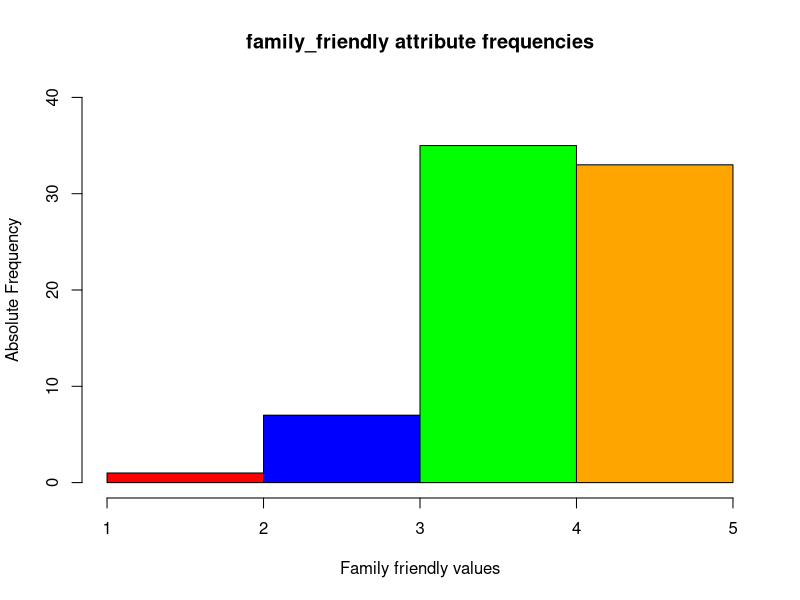
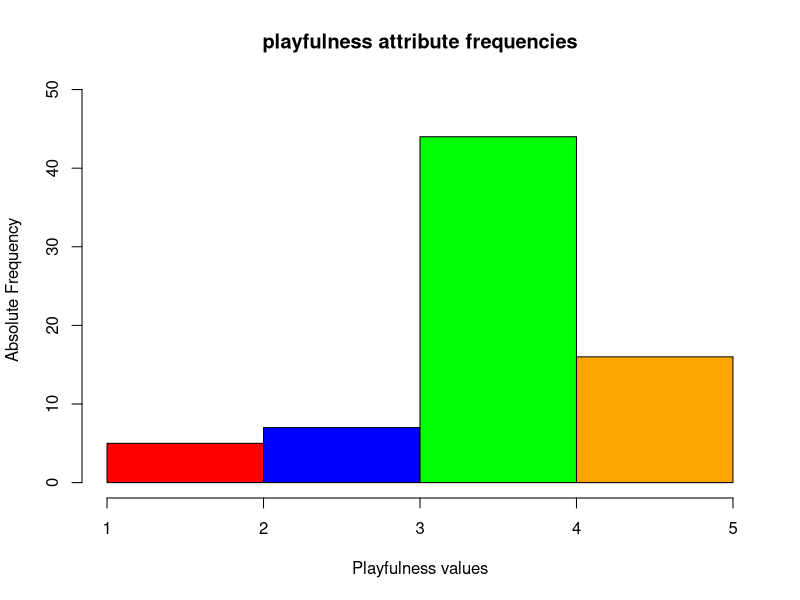
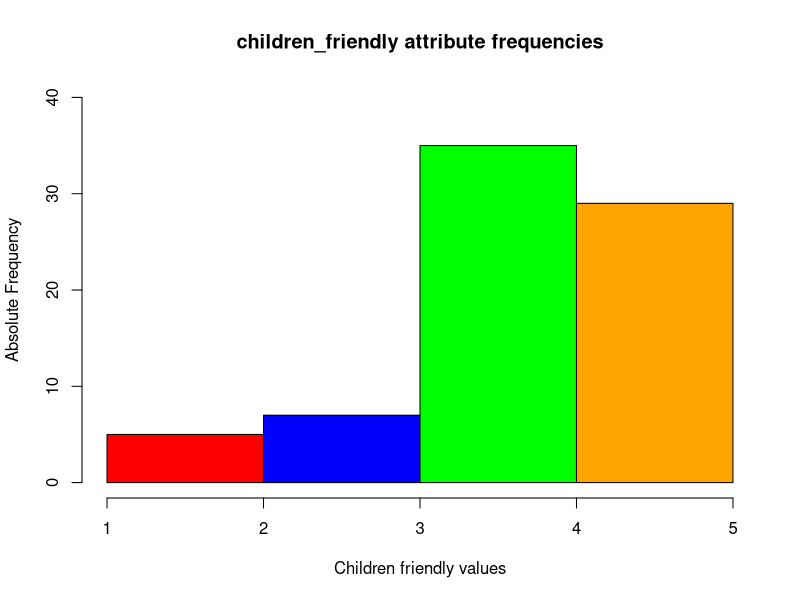
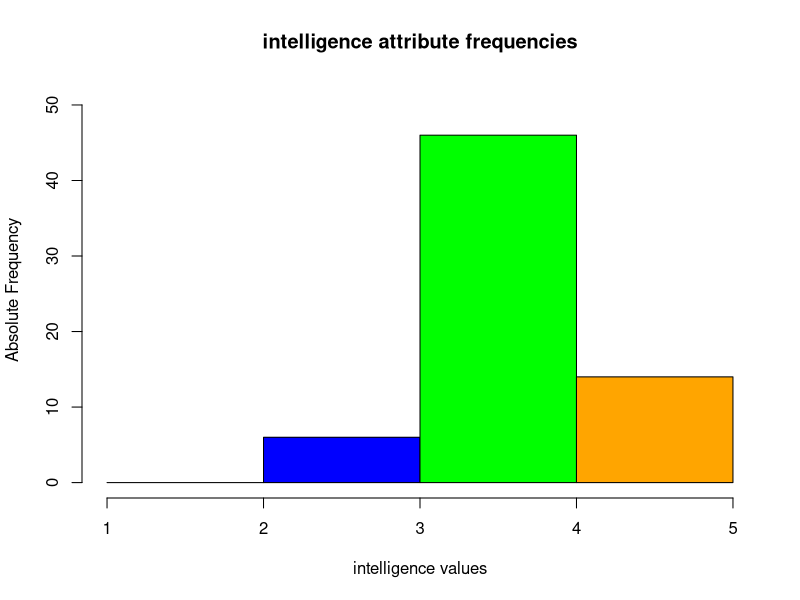
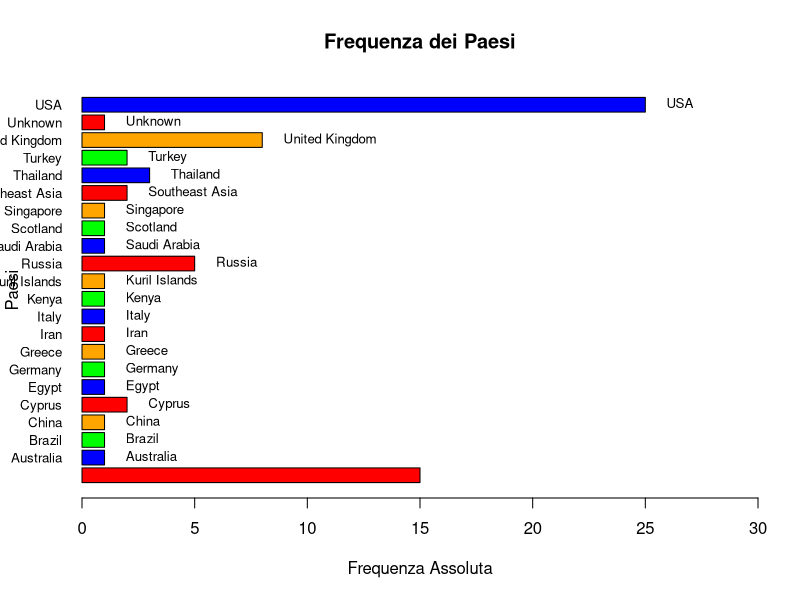
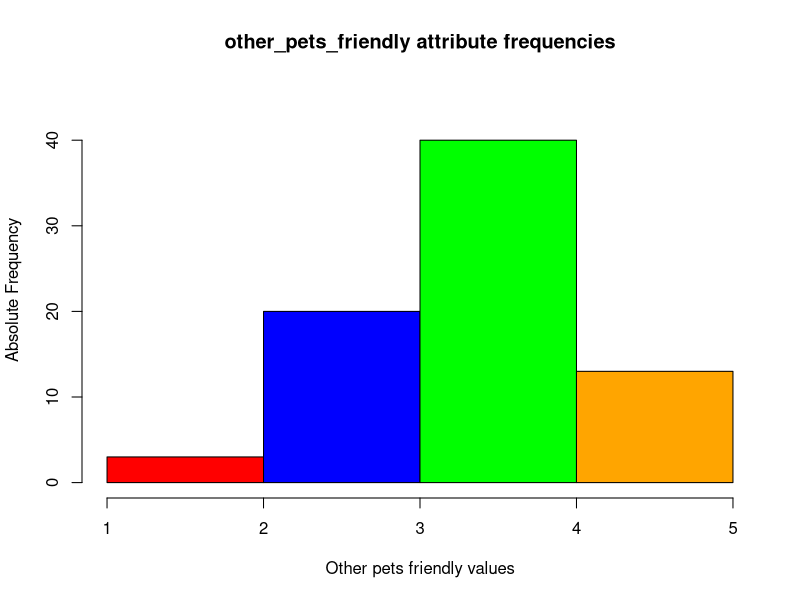

Source code (R) for these figures, in order:
#________________________________________________________________________
#                           OPERAZIONI PRELIMINARI
#________________________________________________________________________

library(utils)

#Si legge il file Excel
data <- read.csv("../dataset/cleaned_datasets/cat_breeds.csv")
View(data)

#________________________________________________________________________
#                             ANALISI IN COMUNE
#________________________________________________________________________

#_______________________Attributo 'family_friendly'______________________

#Leggo i valori dell'attributo dal dataset
family_friendly <- data[, 'family_friendly']
family_friendly

#Si calcolano le frequenze assolute per intervalli
intervalli <- c(1, 2, 3, 4, 5)
frequenzeA <- table(cut(family_friendly, breaks = intervalli))
frequenzeA

#Si crea l'istogramma
hist(family_friendly, breaks = intervalli, freq = TRUE,
     ylim = c(0, max(frequenzeA)+5),
     col = c("red", "blue", "green", "orange"), border = "black",
     main = "family_friendly attribute frequencies",
     xlab = "Family friendly values",
     ylab = "Absolute Frequency")

#Si calcola la media
media <- mean(family_friendly)
media

#____________________Attributo 'max_life_expectancy'______________________

#Leggo i valori dell'attributo dal dataset
longevity_year_media <- data[, 'max_life_expectancy']
longevity_year_media

#Media
media <- mean(longevity_year_media, na.rm = TRUE)
media

#________________________Attributo 'playfulness'_______________________

#Leggo i valori dell'attributo dal dataset
playfulness <- data[, 'playfulness']
playfulness

#Si calcolano le frequenze assolute per intervalli
intervalli <- c(1, 2, 3, 4, 5)
frequenzeA <- table(cut(playfulness, breaks = intervalli))
frequenzeA

#Si crea l'istogramma
hist(playfulness, breaks = intervalli, freq = TRUE,
     ylim = c(0, max(frequenzeA)+5),
     col = c("red", "blue", "green", "orange"), border = "black",
     main = "playfulness attribute frequencies",
     xlab = "Playfulness values",
     ylab = "Absolute Frequency")

#Si calcola la media
media <- mean(playfulness, na.rm = TRUE)
media

#____________________Attributo 'children_friendly'______________________

#Leggo i valori dell'attributo dal dataset
kid_friendly <- data[, 'children_friendly']
kid_friendly

#Si calcolano le frequenze assolute per intervalli
intervalli <- c(1, 2, 3, 4, 5)
frequenzeA <- table(cut(kid_friendly, breaks = intervalli))
frequenzeA

#Si crea l'istogramma
hist(kid_friendly, breaks = intervalli, freq = TRUE,
     ylim = c(0, max(frequenzeA)+5),
     col = c("red", "blue", "green", "orange"), border = "black",
     main = "children_friendly attribute frequencies",
     xlab = "Children friendly values",
     ylab = "Absolute Frequency")

#Si calcola la media
media <- mean(kid_friendly, na.rm = TRUE)
media

#______________________Attributo 'intelligence'______________________

#Leggo i valori dell'attributo dal dataset
intelligence <- data[, 'intelligence']
intelligence

#Si calcolano le frequenze assolute per intervalli
intervalli <- c(1, 2, 3, 4, 5)
frequenzeA <- table(cut(intelligence, breaks = intervalli))
frequenzeA

#Si crea l'istogramma
hist(intelligence, breaks = intervalli, freq = TRUE,
     ylim = c(0, max(frequenzeA)+5),
     col = c("red", "blue", "green", "orange"), border = "black",
     main = "intelligence attribute frequencies",
     xlab = "intelligence values",
     ylab = "Absolute Frequency")

#Si calcola la media
media <- mean(intelligence, na.rm = TRUE)
media

#________________________________________________________________________
#                           ANALISI GATTI
#________________________________________________________________________

#__________________________Attributo 'shedding'__________________________

#Leggo i valori dell'attributo nel dataset
shedding <- data[, c('Breed', 'shedding')]
View(shedding)

#Seleziono le righe in cui 'shedding' vale 1 (razze meno diffuse)
shedding_breed_1 <- shedding[shedding$shedding == 1, ]
shedding_breed_1

#Seleziono le righe in cui 'shedding' vale 5 (razze più diffuse)
shedding_breed_5 <- shedding[shedding$shedding == 5, ]
shedding_breed_5

#__________________________Attributo 'origin'__________________________

#Leggo i valori dell'attributo nel dataset
origin <- data[, 'origin']
origin

#Calcolo le frequenze assolute (15 sono i valori null)
freq_origin <- table(origin)
freq_origin

# Creo un grafico a barre orizzontale con i nomi dei paesi e le frequenze
#assolute sull'asse X
barplot(freq_origin,
        xlim = c(0, max(freq_origin) + 5),
        col = c("red", "blue", "green", "orange"),
        border = "black",
        main = "Frequenza dei Paesi",
        ylab = "Paesi",
        xlab = "Frequenza Assoluta",
        horiz = TRUE,
        las = 1,
        cex.names = 0.8)

# Aggiungo le etichette dei paesi a destra delle barre
text(x = freq_origin + 0.5,
     y = barplot(freq_origin, plot = FALSE),
     label = names(freq_origin),
     pos = 4,
     cex = 0.8,
     col = "black")

#_____________________Attributo 'other_pets_friendly'____________________

#Leggo i valori dell'attributo dal dataset
other_pets_friendly <- data[, 'other_pets_friendly']
other_pets_friendly

#Si calcolano le frequenze assolute per intervalli
intervalli <- c(1, 2, 3, 4, 5)
frequenzeA <- table(cut(other_pets_friendly, breaks = intervalli))
frequenzeA

#Si crea l'istogramma
hist(other_pets_friendly, breaks = intervalli, freq = TRUE,
     ylim = c(0, max(frequenzeA)+5),
     col = c("red", "blue", "green", "orange"), border = "black",
     main = "other_pets_friendly attribute frequencies",
     xlab = "Other pets friendly values",
     ylab = "Absolute Frequency")

#Si calcola la media
media <- mean(other_pets_friendly, na.rm = TRUE)
media

#Leggo i valori dell'attributo nel dataset
other_pets_friendly <- data[, c('Breed', 'other_pets_friendly')]
View(other_pets_friendly)

#Seleziono le righe in cui 'other_pets_friendly' vale 2 (razze meno cordiali con gli altri animali)
other_pets_friendly_breed_2 <- other_pets_friendly[other_pets_friendly$other_pets_friendly == 2, ]
other_pets_friendly_breed_2

#Seleziono le righe in cui 'other_pets_friendly' vale 5 (razze più cordiali con gli altri animali)
other_pets_friendly_breed_5 <- other_pets_friendly[other_pets_friendly$other_pets_friendly == 5, ]
other_pets_friendly_breed_5
